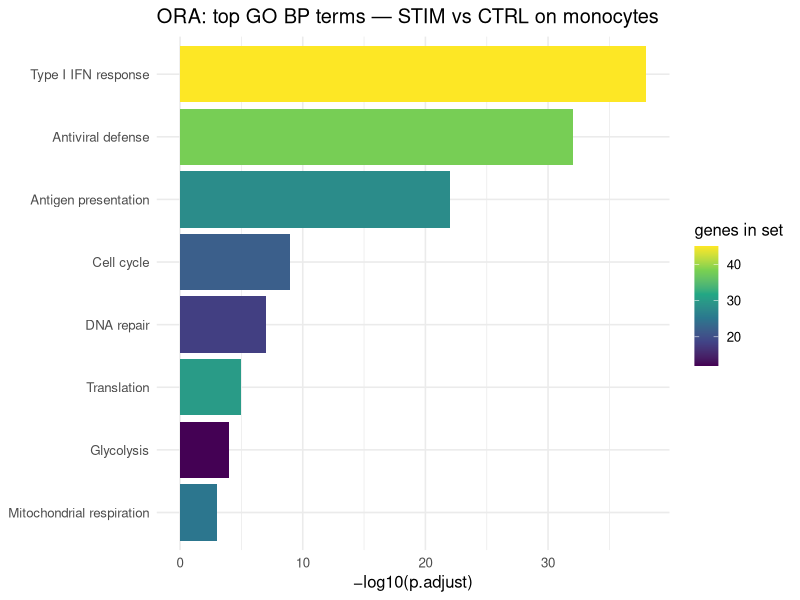
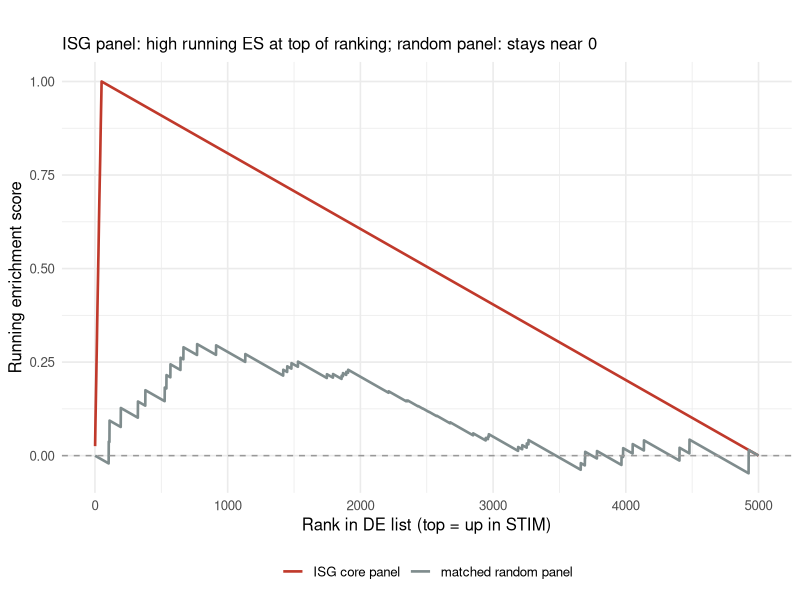
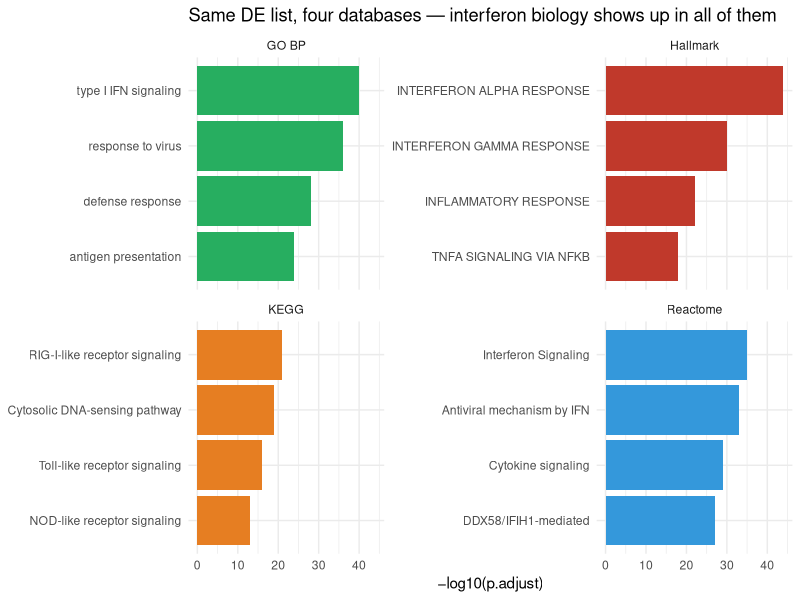
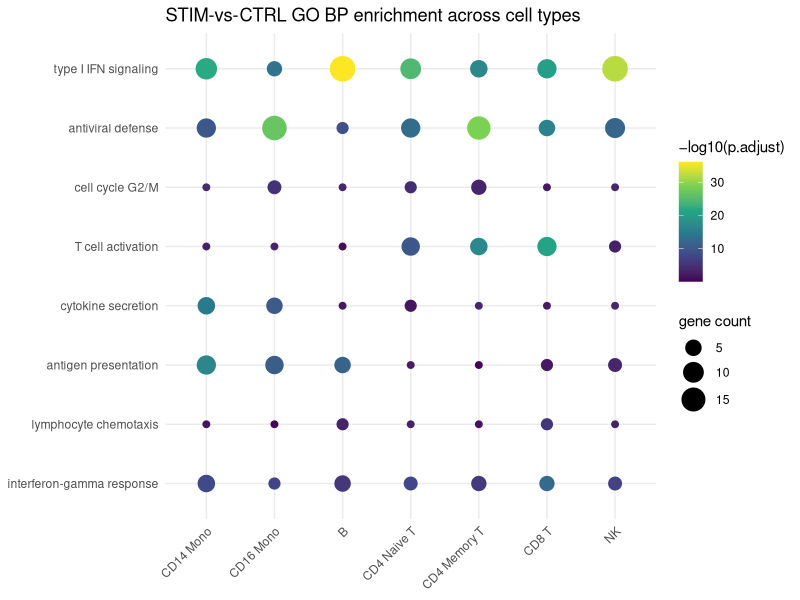

The R script that drew these images, in order:
## ---- chunk 1
#| label: setup
#| include: false
library(tidyverse); library(knitr); library(gridExtra)
theme_set(theme_minimal(base_size = 14)); set.seed(2026)
## ---- chunk 2
#| label: ora-cartoon
#| echo: false
#| fig-width: 9
#| fig-height: 4

set.seed(2026)
df <- tibble(
  term = c("Type I IFN response","Antiviral defense","Antigen presentation",
           "Cell cycle","DNA repair","Translation","Glycolysis","Mitochondrial respiration"),
  log_p = c(38, 32, 22, 9, 7, 5, 4, 3),
  count = c(45, 38, 28, 22, 18, 30, 12, 25)
)

ggplot(df, aes(x = log_p, y = fct_reorder(term, log_p), fill = count)) +
  geom_col() +
  scale_fill_viridis_c(name = "genes in set") +
  labs(title  = "ORA: top GO BP terms — STIM vs CTRL on monocytes",
       x = "−log10(p.adjust)", y = NULL) +
  theme_minimal(base_size = 12)
## ---- chunk 3
#| label: gsea-cartoon
#| echo: false
#| fig-width: 9
#| fig-height: 4

set.seed(2026)

# Simulate a ranked gene list and the running-enrichment scores for two pathways
n_genes <- 5000
log2fc  <- sort(rnorm(n_genes, mean = 0, sd = 0.4), decreasing = TRUE)
log2fc  <- log2fc + c(rnorm(50, 1.5, 0.2), rep(0, n_genes - 50))   # ISG genes near the top

is_isg <- c(rep(TRUE, 50), rep(FALSE, n_genes - 50))
is_random <- sample(c(rep(TRUE, 50), rep(FALSE, n_genes - 50)))

# Cumulative running ES
running_es <- function(hits, decay = 1.0) {
  hits_w   <- ifelse(hits,  abs(log2fc),  -decay/(n_genes - sum(hits)))
  hits_w[hits] <- hits_w[hits] / sum(abs(log2fc[hits]))
  cumsum(hits_w)
}

es_isg    <- running_es(is_isg)
es_random <- running_es(is_random)

dat <- tibble(rank = seq_len(n_genes),
              ES_ISG = es_isg, ES_random = es_random) |>
  pivot_longer(-rank, names_to = "set", values_to = "ES")

ggplot(dat, aes(rank, ES, color = set)) +
  geom_line(linewidth = 0.9) +
  geom_hline(yintercept = 0, linetype = 2, color = "grey60") +
  scale_color_manual(values = c(ES_ISG = "#c0392b", ES_random = "#7f8c8d"),
                     labels = c(ES_ISG = "ISG core panel",
                                ES_random = "matched random panel"),
                     name = NULL) +
  labs(title    = "",
       subtitle = "ISG panel: high running ES at top of ranking; random panel: stays near 0",
       x = "Rank in DE list (top = up in STIM)",
       y = "Running enrichment score") +
  theme_minimal(base_size = 12) + theme(legend.position = "bottom")
## ---- chunk 4
#| label: multidb
#| echo: false
#| fig-width: 9
#| fig-height: 4

set.seed(2026)
df <- tibble(
  database = rep(c("GO BP","Reactome","Hallmark","KEGG"), each = 4),
  term     = c("type I IFN signaling","response to virus","defense response","antigen presentation",
               "Interferon Signaling","Antiviral mechanism by IFN","Cytokine signaling","DDX58/IFIH1-mediated",
               "INTERFERON ALPHA RESPONSE","INFLAMMATORY RESPONSE","INTERFERON GAMMA RESPONSE","TNFA SIGNALING VIA NFKB",
               "RIG-I-like receptor signaling","Cytosolic DNA-sensing pathway","Toll-like receptor signaling","NOD-like receptor signaling"),
  log_p    = c(40, 36, 28, 24,  35, 33, 29, 27,  44, 22, 30, 18,  21, 19, 16, 13)
)

ggplot(df, aes(x = log_p, y = fct_reorder(term, log_p), fill = database)) +
  geom_col() +
  facet_wrap(~ database, scales = "free_y", ncol = 2) +
  scale_fill_manual(values = c("GO BP" = "#27ae60", "Reactome" = "#3498db",
                                "Hallmark" = "#c0392b", "KEGG" = "#e67e22"),
                     guide = "none") +
  labs(title = "Same DE list, four databases — interferon biology shows up in all of them",
       x = "−log10(p.adjust)", y = NULL) +
  theme_minimal(base_size = 11)
## ---- chunk 5
#| label: comparecluster
#| echo: false
#| fig-width: 11
#| fig-height: 4.4

set.seed(2026)
celltypes <- c("CD14 Mono","CD16 Mono","B","CD4 Naive T","CD4 Memory T","CD8 T","NK")
terms <- c("type I IFN signaling","antiviral defense","cell cycle G2/M",
           "T cell activation","cytokine secretion","antigen presentation",
           "lymphocyte chemotaxis","interferon-gamma response")

grid <- crossing(celltype = celltypes, term = terms) |>
  mutate(log_p = case_when(
    term == "type I IFN signaling"  ~ runif(n(), 12, 40),
    term == "antiviral defense"     ~ runif(n(), 8, 30),
    term == "antigen presentation" & celltype %in% c("B","CD14 Mono","CD16 Mono") ~ runif(n(), 10, 25),
    term == "T cell activation" & str_detect(celltype, "T") ~ runif(n(), 8, 22),
    term == "cell cycle G2/M" ~ runif(n(), 0, 5),
    term == "cytokine secretion" & celltype %in% c("CD14 Mono","CD16 Mono") ~ runif(n(), 6, 16),
    term == "lymphocyte chemotaxis" ~ runif(n(), 0, 6),
    term == "interferon-gamma response" ~ runif(n(), 4, 14),
    TRUE ~ runif(n(), 0, 4)
  ),
  count = pmax(rpois(n(), pmax(log_p / 2, 1)), 1))

grid$celltype <- factor(grid$celltype, levels = celltypes)
grid$term     <- factor(grid$term,     levels = rev(terms))

ggplot(grid, aes(celltype, term, size = count, color = log_p)) +
  geom_point() +
  scale_color_viridis_c(name = "−log10(p.adjust)", option = "D") +
  scale_size_continuous(name = "gene count", range = c(2, 8)) +
  labs(title = "STIM-vs-CTRL GO BP enrichment across cell types",
       x = NULL, y = NULL) +
  theme_minimal(base_size = 11) +
  theme(axis.text.x = element_text(angle = 45, hjust = 1))
